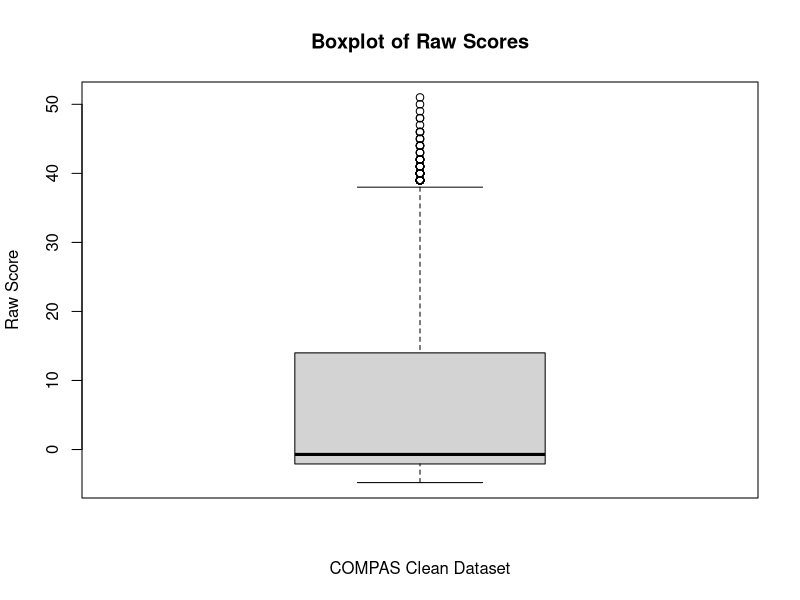
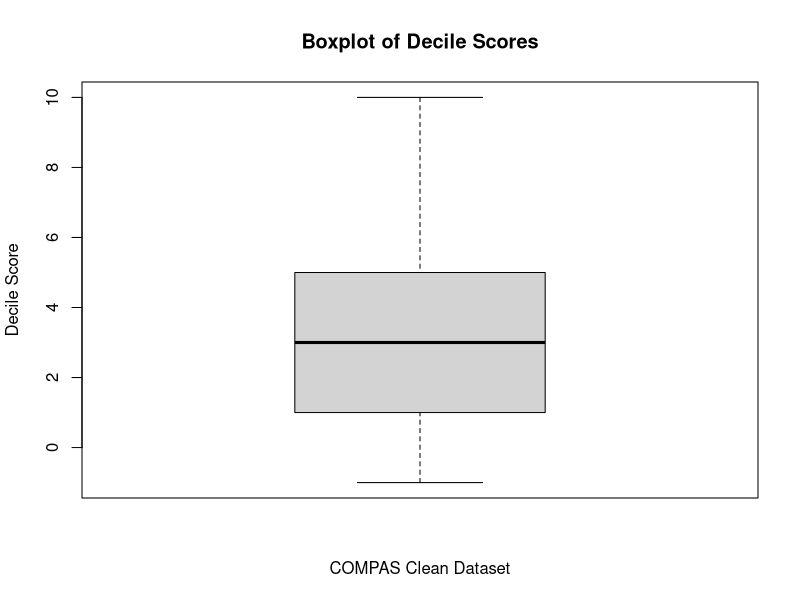
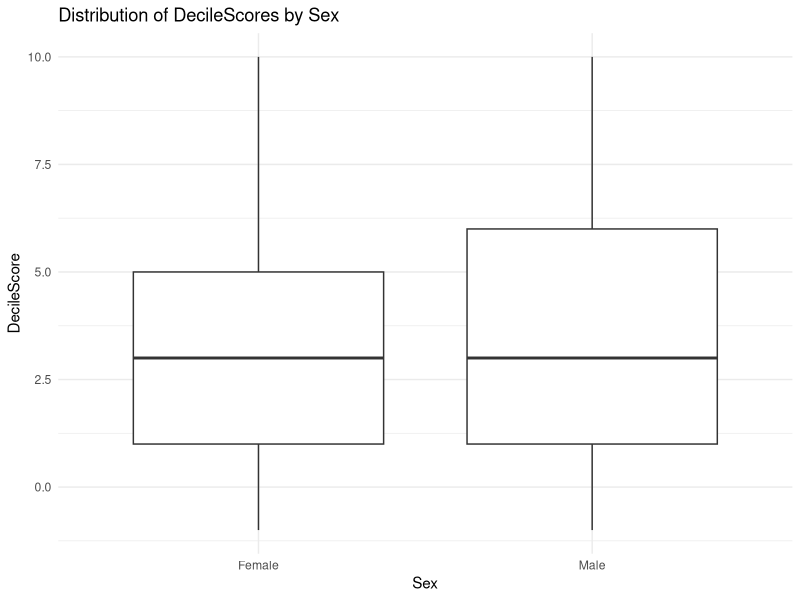
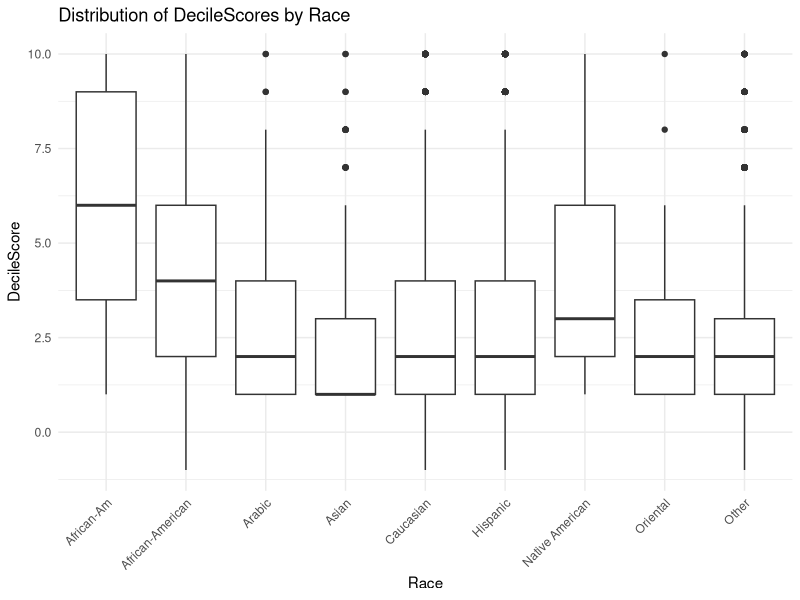

Recreate these plots in R, in order.
## ---- chunk 1
library(tidyverse)

compas_scores_clean <- read_csv("dataset/compas-scores-clean.csv", show_col_types = FALSE)

# Boxplot for RawScore
boxplot(compas_scores_clean$RawScore, main="Boxplot of Raw Scores", 
        ylab="Raw Score", xlab="COMPAS Clean Dataset")
## ---- chunk 2
# Boxplot for DecileScore
boxplot(compas_scores_clean$DecileScore, main="Boxplot of Decile Scores", 
        ylab="Decile Score", xlab="COMPAS Clean Dataset")
## ---- chunk 3
library(tidyverse)
library(MASS)

compas_scores_clean <- read_csv("dataset/compas-scores-clean.csv")

model <- polr(as.factor(DecileScore) ~ Sex, data = compas_scores_clean, Hess=TRUE)
model
summary(model)
predictions <- predict(model, compas_scores_clean, type="class")
ggplot(compas_scores_clean, aes(x=Sex, y=DecileScore)) +
  geom_boxplot() +
  labs(title="Distribution of DecileScores by Sex",
       x="Sex",
       y="DecileScore") +
  theme_minimal()
## ---- chunk 4
df <- compas_scores_clean %>% 
  mutate(AA = if_else(Race == "African-American" | Race == "African-Am", 1, 0))

race_model <- lm(DecileScore ~ AA, data = df)
summary(race_model)
predictions <- predict(race_model, df)

ggplot(compas_scores_clean, aes(x=Race, y=DecileScore)) +
  geom_boxplot() +
  labs(title="Distribution of DecileScores by Race",
       x="Race",
       y="DecileScore") +
  theme_minimal() +
  theme(axis.text.x = element_text(angle = 45, hjust = 1))
